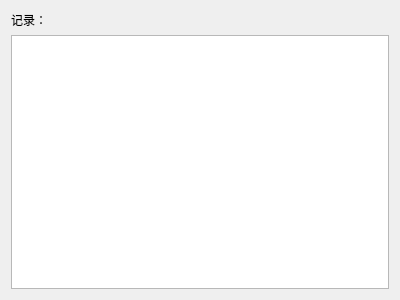
<?xml version="1.0" encoding="UTF-8"?>
<ui version="4.0">
 <class>Server</class>
 <widget class="QWidget" name="Server">
  <property name="geometry">
   <rect>
    <x>0</x>
    <y>0</y>
    <width>400</width>
    <height>300</height>
   </rect>
  </property>
  <property name="windowTitle">
   <string>Server</string>
  </property>
  <layout class="QVBoxLayout" name="verticalLayout">
   <item>
    <widget class="QLabel" name="label">
     <property name="text">
      <string>记录：</string>
     </property>
    </widget>
   </item>
   <item>
    <widget class="QTextEdit" name="record"/>
   </item>
  </layout>
 </widget>
 <layoutdefault spacing="6" margin="11"/>
 <resources/>
 <connections/>
</ui>
